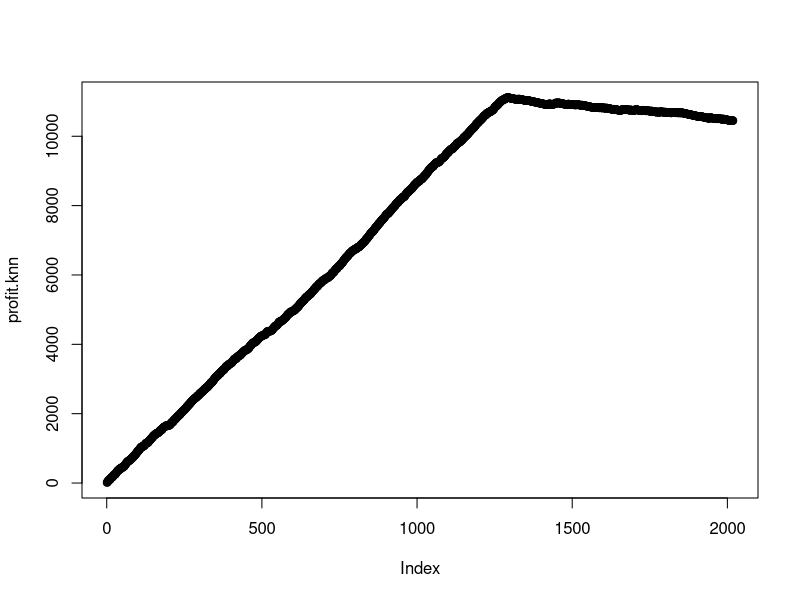
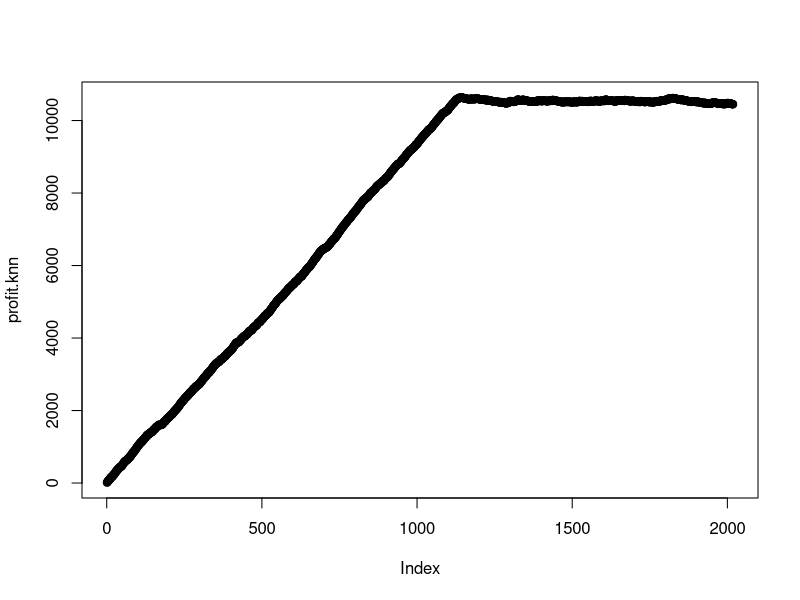

Source code (R) for these figures, in order:
charity <- read.csv("./charity.csv")
str(charity)

library(dplyr)

####################################################################################
#
#                     Transformations
#
####################################################################################

library(caret)

charity.bc <- select(charity, -c(ID, donr, damt, part))

charity.bc.obj <- preProcess(charity.bc, method = "BoxCox") 
            
charity.bc.obj$bc

charity.t <- charity
charity.t$avhv <- log(charity.t$avhv)
charity.t$incm <- log(charity.t$incm)
charity.t$inca <- log(charity.t$inca)
charity.t$plow <- (charity.t$plow) ^ 0.3
charity.t$npro <- (charity.t$npro) ^ 0.6
charity.t$tgif <- (charity.t$tgif) ^ -0.3
charity.t$lgif <- log(charity.t$lgif)
charity.t$rgif <- log(charity.t$rgif)
charity.t$tdon <- log(charity.t$tdon)
charity.t$tlag <- (charity.t$tlag) ^ -0.4
charity.t$agif <- log(charity.t$agif)


# set up data for analysis

data.train <- charity.t[charity$part == "train", ]
x.train <- data.train[ , 2:21]
c.train <- data.train[ , 22] # donr
n.train.c <- length(c.train) # 3984
y.train <- data.train[c.train == 1, 23] # damt for observations with donr=1
n.train.y <- length(y.train) # 1995

data.valid <- charity.t[charity$part=="valid",]
x.valid <- data.valid[,2:21]
c.valid <- data.valid[,22] # donr
n.valid.c <- length(c.valid) # 2018
y.valid <- data.valid[c.valid==1,23] # damt for observations with donr=1
n.valid.y <- length(y.valid) # 999


data.test <- charity.t[charity$part=="test",]
n.test <- dim(data.test)[1] # 2007
str(n.test)
x.test <- data.test[,2:21]
str(x.test)

x.train.mean <- apply(x.train, 2, mean)
x.train.sd <- apply(x.train, 2, sd)
x.train.std <- t((t(x.train)-x.train.mean)/x.train.sd) # standardize to have zero mean and unit sd
apply(x.train.std, 2, mean) # check zero mean
apply(x.train.std, 2, sd) # check unit sd
data.train.std.c <- data.frame(x.train.std, donr=c.train) # to classify donr
data.train.std.y <- data.frame(x.train.std[c.train==1,], damt=y.train) # to predict damt when donr=1

x.valid.std <- t((t(x.valid)-x.train.mean)/x.train.sd) # standardize using training mean and sd
data.valid.std.c <- data.frame(x.valid.std, donr=c.valid) # to classify donr
data.valid.std.y <- data.frame(x.valid.std[c.valid==1,], damt=y.valid) # to predict damt when donr=1

x.test.std <- t((t(x.test)-x.train.mean)/x.train.sd) # standardize using training mean and sd
data.test.std <- data.frame(x.test.std)

  
####################################################################################
#
#                          K-nearest Neighbors - Full
#
####################################################################################

library(class)

# The conventional wisdom is to set k as the square root of n.
sqrt(nrow(x.train.std))

# We are going to iterate through 1 - 63 (the square root of n) using odd numbers
# to break any ties
k_seq <- seq(1, 63, 2)

# Create a container to hold the validation errors
knnmean <- rep(0, 32)

# Iterate through values of k = 1 through k = 63
for (i in 1:length(k_seq)) {
  set.seed(1)
  knn.pred <- knn(x.train.std, x.valid.std, c.train, k = i)
  knnmean[i] <- mean(knn.pred != c.valid)
}

# Which k provided the lowest validation error
which.min(knnmean)
k_seq[which.min(knnmean)]

# Run knn using the best value of k
knn.pred <- knn(x.train.std, x.valid.std, c.train, k = 17)

# Separate donors from non-donors
profit.knn <- cumsum(14.5 * c.valid[order(knn.pred, decreasing = T)] - 2)
plot(profit.knn)
n.mail.valid <- which.max(profit.knn)
c(n.mail.valid, max(profit.knn))
# [1]  1291.0 11120.5

table(knn.pred, c.valid)
#          c.valid
#knn.pred   0   1
#       0 677  48
#       1 342 951
# check n.mail.valid = 342 + 951 = 1291
# check profit = 14.5*951-2*1293 = 11203.5

####################################################################################
#
#                          K-nearest Neighbors - Reduced
#
####################################################################################


#chld, reg2, wrat, incm, tgif, home, plow, npro, inca, tlag

x.train.std.reduced <- select(as.data.frame(x.train.std), chld, chld, reg2, wrat, incm, tgif, home, plow, npro, inca, tlag) 
str(x.train.std.reduced)
x.valid.std.reduced <- select(as.data.frame(x.valid.std), chld, chld, reg2, wrat, incm, tgif, home, plow, npro, inca, tlag) 
str(x.valid.std.reduced)

# The conventional wisdom is to set k as the square root of n.
sqrt(nrow(x.train.std.reduced))

# We are going to iterate through 1 - 63 (the square root of n) using odd numbers
# to break any ties
k_seq <- seq(1, 63, 2)

# Create a container to hold the validation errors
knnmean <- rep(0, 32)

# Iterate through values of k = 1 through k = 63
for (i in 1:length(k_seq)) {
  set.seed(1)
  knn.pred <- knn(x.train.std.reduced, x.valid.std.reduced, c.train, k = i)
  knnmean[i] <- mean(knn.pred != c.valid)
}

# Which k provided the lowest validation error
which.min(knnmean)
k_seq[which.min(knnmean)]

# Run knn using the best value of k
knn.pred <- knn(x.train.std.reduced, x.valid.std.reduced, c.train, k = 61)

# Separate donors from non-donors
profit.knn <- cumsum(14.5 * c.valid[order(knn.pred, decreasing = T)] - 2)
plot(profit.knn)
n.mail.valid <- which.max(profit.knn)
c(n.mail.valid, max(profit.knn))
# [1]  1141.0 10637.5

table(knn.pred, c.valid)
#          c.valid
#knn.pred   0   1
#       0 677  48
#       1 342 951
# check n.mail.valid = 342 + 951 = 1291
# check profit = 14.5*951-2*1293 = 11203.5

